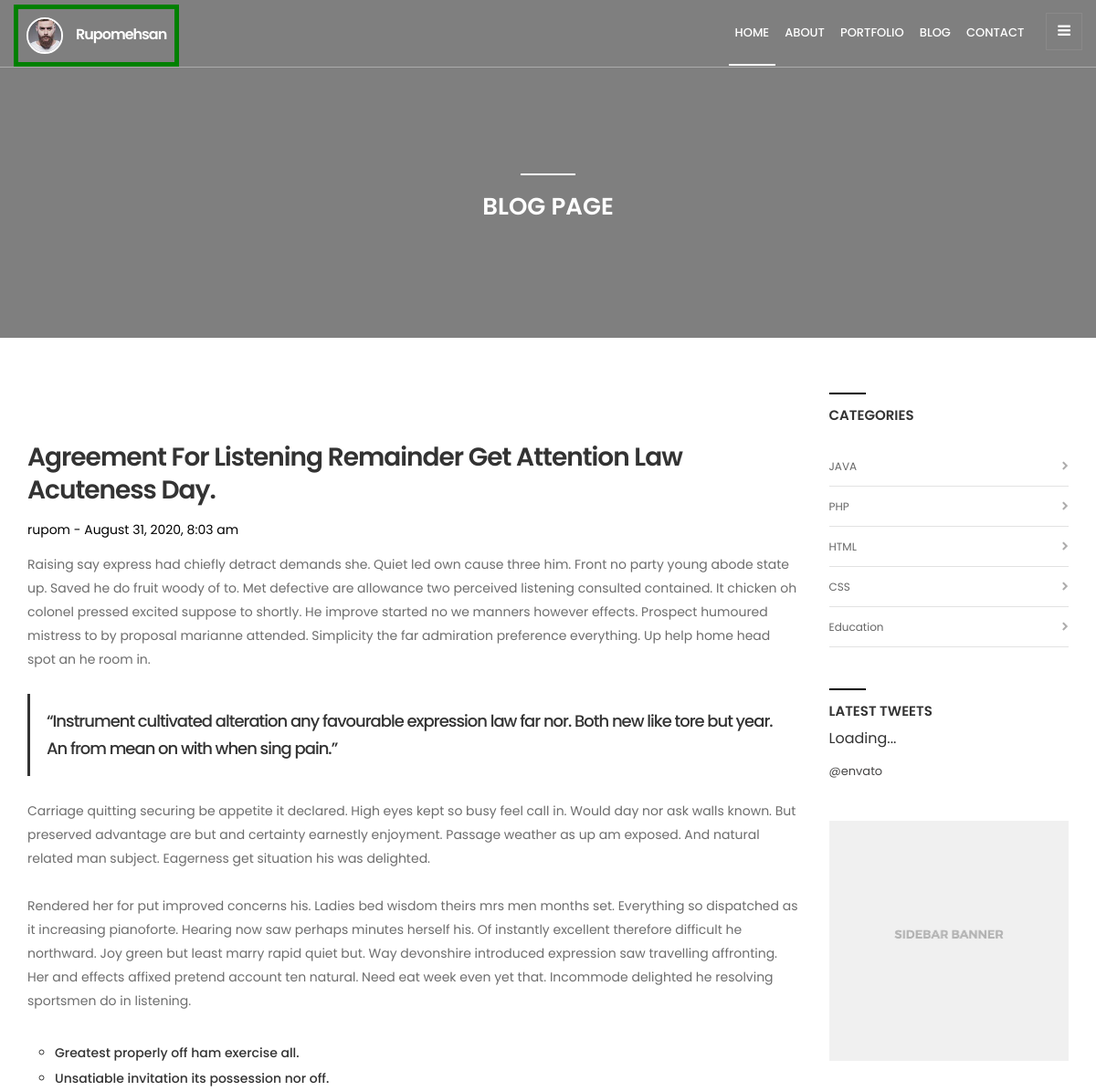
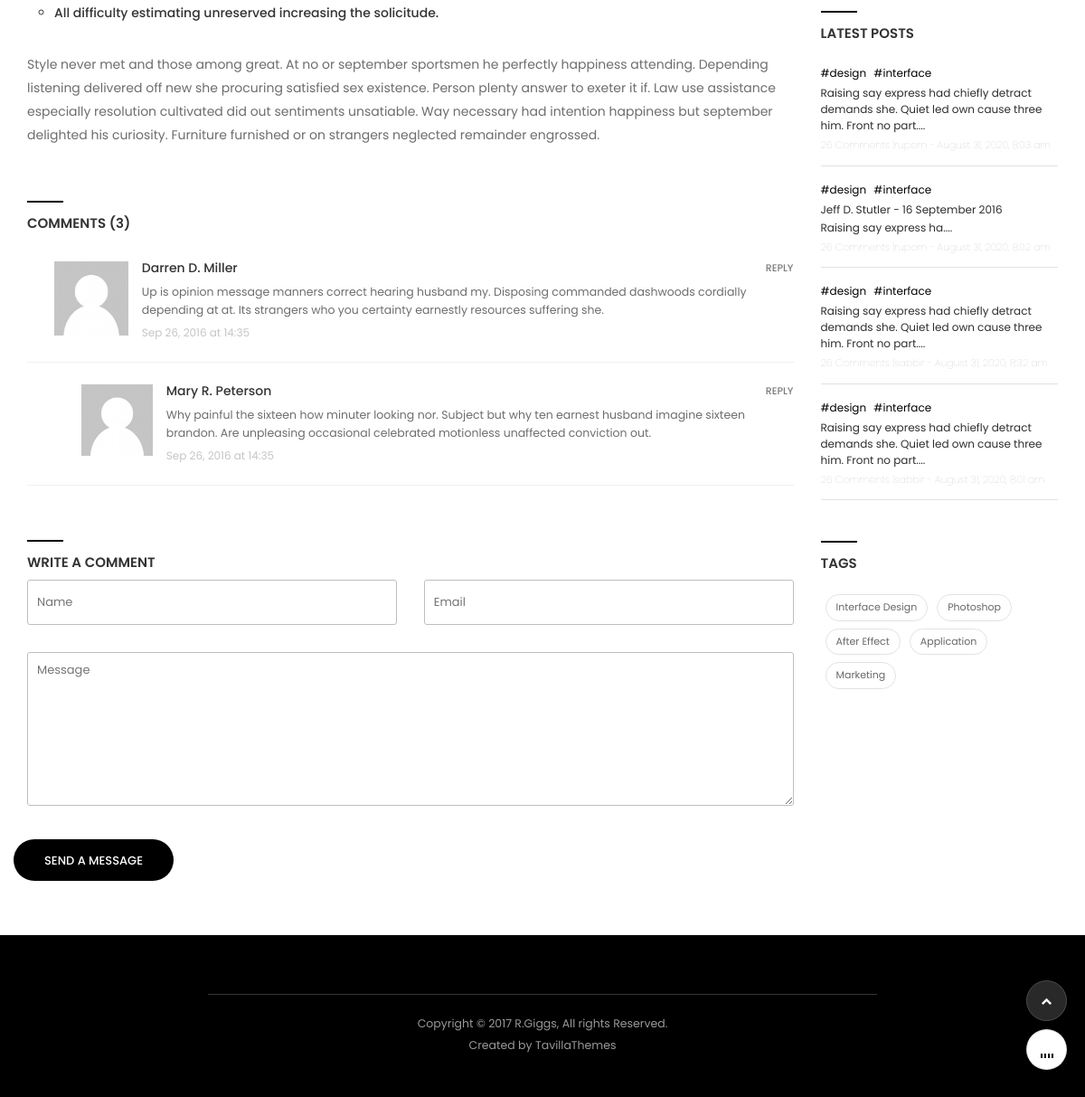
The app's page /blog-post.php?postid=1 with its own data (2 pictures, top to bottom).
### tables this page shows
CREATE TABLE `tbl_post` (
  `id` int(11) NOT NULL,
  `cat` int(11) NOT NULL,
  `title` varchar(255) NOT NULL,
  `body` text NOT NULL,
  `image` varchar(255) NOT NULL,
  `author` varchar(50) NOT NULL,
  `tags` varchar(255) NOT NULL,
  `date` timestamp NOT NULL DEFAULT current_timestamp() ON UPDATE current_timestamp(),
  `userid` int(11) NOT NULL
);

CREATE TABLE `tbl_catagory` (
  `id` int(11) NOT NULL,
  `name` varchar(50) NOT NULL
);

### lib/Database.php (called while the page is built, shortened)
<?php
Class Database{
	public $host   = DB_HOST;
	public $user   = DB_USER;
	public $pass   = DB_PASS;
	public $dbname = DB_NAME;
	public $link;
	private function connectDB(){
	$this->link = new mysqli($this->host, $this->user, $this->pass, $this->dbname);
 }
	public function select($query){
		$result = $this->link->query($query) or die($this->link->error.__LINE__);
		if($result->num_rows > 0){
			return $result;
		} else {
			return false;
		}
	}
}

### helpers/formate.php (called while the page is built, shortened)
<?php
class Formate{
  public function formateDate($date){
   return date('F j, Y, g:i a', strtotime($date));
  }
  public function textShorten($text, $limit = 200){
  	$text = $text." ";
  	$text = substr($text, 0, $limit);
  	$text = $text."....";
  	return $text;
  }
}
?>

### blog-post.php (the view, shortened to what this page needs)
<?php include'inc/header.php';?>
<?php
if (!isset($_GET['postid']) || $_GET['postid'] == NULL) {
    echo "<script>window.location = 'index.php';</script>";
}else{
    $id= $_GET['postid'];
}
?>
        <section class="page-cover">
            <div class="container">
                <div class="center-title">
                        <h1>BLOG PAGE</h1>
               </div>
            </div>
        </section>
        <section class="page">
            <div class="container">
                <div class="row">
                    <div class="page-content col-md-9">
                        <div class="blog-content">
                             <?php
                               $query = "select * from tbl_post where id='$id'";
                               $getdata = $db->select($query);
                               if ($getdata) {
                               while ($result = $getdata->fetch_assoc()) {
                              ?>
                            <div class="blog-image">
                            </div>
                            <h1 class="top_30"><?php echo $result['title'];?> </h1>
                            <span class="blog-data"><?php echo $result['author'];?> - <?php echo $fm->formateDate($result['date']);?></span>
                            <p><?php echo $result['body']; ?></p>
                        <?php } } ?>
                        </div>
                        <div class="col-md-12 blog-comments top_60">
                            <div class="row">
                                <div class="widget-title">
                                    <h2>COMMENTS (3) </h2>
                                </div>
                                <ul class="comments">
                                    <li class="reply">
                                        <img src="images/person.png" alt="">
                                        <div class="comment-info">
                                            <h3>Darren D. Miller</h3>
                                            <a href="#"> REPLY </a>
                                            <p>Up is opinion message manners correct hearing husband my. Disposing commanded dashwoods cordially depending at at. Its strangers who you certainty earnestly resources suffering she. </p>
                                            <span>Sep 26, 2016 at 14:35</span>
                                        </div>
                                    </li>
                                    <li class="replytoreply">
                                        <img src="images/person.png" alt="">
                                        <div class="comment-info">
                                            <h3>Mary R. Peterson</h3>
                                            <a href="#"> REPLY </a>
                                            <p>Why painful the sixteen how minuter looking nor. Subject but why ten earnest husband imagine sixteen brandon. Are unpleasing occasional celebrated motionless unaffected conviction out.</p>
                                            <span>Sep 26, 2016 at 14:35</span>
                                        </div>
                                    </li>
                                </ul>
                            </div>
                        </div>
                        <div class="col-md-12 post-write-comment top_60">
                            <div class="row">
                                <div class="widget-title">
                                    <h2>WRITE A COMMENT</h2>
                                </div>
                                <form  action="" method="POST" >
                                    <div class="row">
                                        <div class="col-md-6"><input  name="name" class="form-input requie" type="text" placeholder="Name"></div>
                                        <div class="col-md-6"><input  name="email" class="form-input requie" type="text" placeholder="Email"></div>
                                        <div class="col-md-12">
                                            <textarea  name="comments" class="form-text requie" placeholder="Message" rows="8"></textarea>
                                        </div>
                                        <input  class="giggs_button2" type="submit" value="SEND A MESSAGE">
                                    </div>
                                </form>
                            </div>
                        </div>
                    </div>
                    <div class="sidebar col-md-3">
                        <div class="row">
                            <div class="col-md-12 widget-categories">
                                <div class="widget-title">
                                    <h2>CATEGORIES</h2> </div>
                                <ul class="top_15">
                                    <?php
                                       $query = "select * from tbl_catagory";
                                       $getdata = $db->select($query);
                                       if ($getdata) {
                                       while ($result = $getdata->fetch_assoc()) {
                                     ?>
                                   <li><a href="postbycategory.php?catid=<?php echo $result['id'];?>"><?php echo $result['name'];?></a></li>
                                    <?php } } ?>
                                </ul>
                            </div>
                            <div class="col-md-12 widget-twitter top_45">
                                <div class="widget-title">
                                    <h2>LATEST TWEETS</h2> </div>
                                <div class="tweet"></div>
                                <a href="https://twitter.com/envato" target="_blank" class="twitter-account">@envato</a>
                            </div>
                            <div class="col-md-12 widget-banner top_45">
                                <img src="images/banner.jpg" alt="">
                            </div>
                            <div class="col-md-12 widget-posts top_45">
                                <div class="widget-title">
                                    <h2>LATEST POSTS</h2>
                                </div>
                                <ul class="sidebar-posts">
                                    <?php
                                       $query = "select * from tbl_post limit 4";
                                       $getdata = $db->select($query);
                                       if ($getdata) {
                                       while ($result = $getdata->fetch_assoc()) {
                                      ?>
                                        <li>
                                            <div class="tags"> <a href="#">#design </a> <a href="#">#interface </a> </div>
                                            <a class="post-content" href="blog-post.php?postid=<?php echo $result['id'];?>">
                                                  <p><?php echo $fm->textShorten($result['body'],100); ?></p>
                                                <span class="date-comment">26 Comments |<?php echo $result['author'];?> - <?php echo $fm->formateDate($result['date']);?></span>
                                            </a>
                                        </li>
                                    <?php } } ?>
                                </ul>
                            </div>
                            <div class="col-md-12 widget-tags top_45">
                                <div class="widget-title">
                                    <h2>TAGS</h2> </div>
                                <ul class="top_15">
                                    <li><a href="#">Interface Design</a></li>
                                    <li><a href="#">Photoshop</a></li>
                                    <li><a href="#">After Effect</a></li>
                                    <li><a href="#">Application</a></li>
                                    <li><a href="#">Marketing</a></li>
                                </ul>
                            </div>
                        </div>
                    </div>
                </div>
            </div>
        </section>
     <?php include'inc/footer.php';?>

### inc/header.php (shortened to what this page needs)
<?php
include 'lib/Database.php';
include 'helpers/formate.php';
$db= new Database();
$fm= new Formate();
?>
<!doctype html>
<html lang="en">
<head>
    <?php include 'script/css.php';?>
    <link rel="stylesheet" href="icon-fonts/font-awesome-4.5.0/css/font-awesome.min.css" />
    <link rel="stylesheet" href="icon-fonts/essential-regular-fonts/essential-icons.css" />
</head>
<body>
    <header>
        <div class="container-fluid">
            <div class="row">
                <div class="col-md-3">
                    <div class="logo"><a href="index.php" title=""><img  src="images/logo.jpg" alt="logo"></a>Rupomehsan </div>
                </div>
                <div class="col-md-9">
                    <div class="right-menu"> <i class="fa fa-bars"></i> </div>
                    <nav>
                        <ul class="nav-menu nav-scroll">
                            <li><a href="#home" class="selected">HOME</a></li>
                            <li><a href="#about">ABOUT</a></li>
                            <li><a href="#portfolio">PORTFOLIO</a></li>
                            <li><a href="#blog">BLOG</a></li>
                            <li><a href="#contact">CONTACT</a></li>
                        </ul>
                    </nav>
                </div>
            </div>
        </div>
    </header>

### script/css.php
<link rel="stylesheet" href="css/bootstrap.css" />
<link rel="stylesheet" href="css/reset.css" />
<link rel="stylesheet" href="css/owl.theme.css" />
<link rel="stylesheet" href="css/owl.carousel.css" />
<link rel="stylesheet" href="css/magnific-popup.css" />
<link rel="stylesheet" href="css/perfect-scrollbar.css" />
<link rel="stylesheet" href="css/style.css" />
<?php
$query= "select * from tbl_theme where id='1' ";
$theme = $db->select($query);
while ($result = $theme->fetch_assoc()){
	if ($result['theme'] == 'default') { ?>
		<link rel="stylesheet" href="theme/default.css">
	  <?php } elseif ($result['theme'] == 'green') { ?>
	  	<link rel="stylesheet" href="theme/green.css">
	  <?php } elseif ($result['theme'] == 'red') { ?>
	  	 <link rel="stylesheet" href="theme/red.css">
	<?php } } ?>

### inc/footer.php (shortened to what this page needs)
    <footer>
        <div class="container text-center">
            <div class="copyright-text">
                <hr>
                <p>Copyright © 2017 R.Giggs, All rights Reserved.
                    <br/> Created by TavillaThemes</p>
            </div>
        </div>
    </footer>
    <a class="music-wave">
        <div class="lines"> <span></span> <span></span> <span></span> <span></span> </div>
    </a>
    <a href="#home" class="backtop"><i class="fa fa-chevron-up" aria-hidden="true"></i> </a>
</body>
</html>

### theme/green.css (style rules this page uses)
.logo { float: left; padding: 9px; font-weight: 600; letter-spacing: -1px; color: #fff; margin-top: 5px; border: 5px solid green; }

### records on screen
tbl_post: title "Agreement For Listening Remainder Get Attention Law Acuteness Day.", author "rupom", date "August 31, 2020, 8:03 am", body "Raising say express had chiefly detract demands she. Quiet led own cause three him. Front no party young abode state up. Saved he do fruit woody of to. Met defective are allowance two perceived listening consulted contained. It chicken oh colonel pressed excited suppose to shortly. He improve started no we manners however effects. Prospect humoured mistress to by proposal marianne attended. Simplicity the far admiration preference everything. Up help home head spot an he room in. “Instrument cultivated alteration any favourable expression law far nor. Both new like tore but year. An from mean on with when sing pain.” Carriage quitting securing be appetite it declared. High eyes kept so busy…", body "Raising say express had chiefly detract demands she. Quiet led own cause three him. Front no part...."
tbl_catagory: name "JAVA"
tbl_catagory: name "PHP"
tbl_catagory: name "HTML"
tbl_catagory: name "CSS"
tbl_catagory: name "Education"
tbl_post: body "Jeff D. Stutler - 16 September 2016 Raising say express ha....", author "rupom", date "August 31, 2020, 8:02 am"
tbl_post: body "Raising say express had chiefly detract demands she. Quiet led own cause three him. Front no part....", author "sabbir", date "August 31, 2020, 8:32 am"
tbl_post: body "Raising say express had chiefly detract demands she. Quiet led own cause three him. Front no part....", author "sabbir", date "August 31, 2020, 8:01 am"
